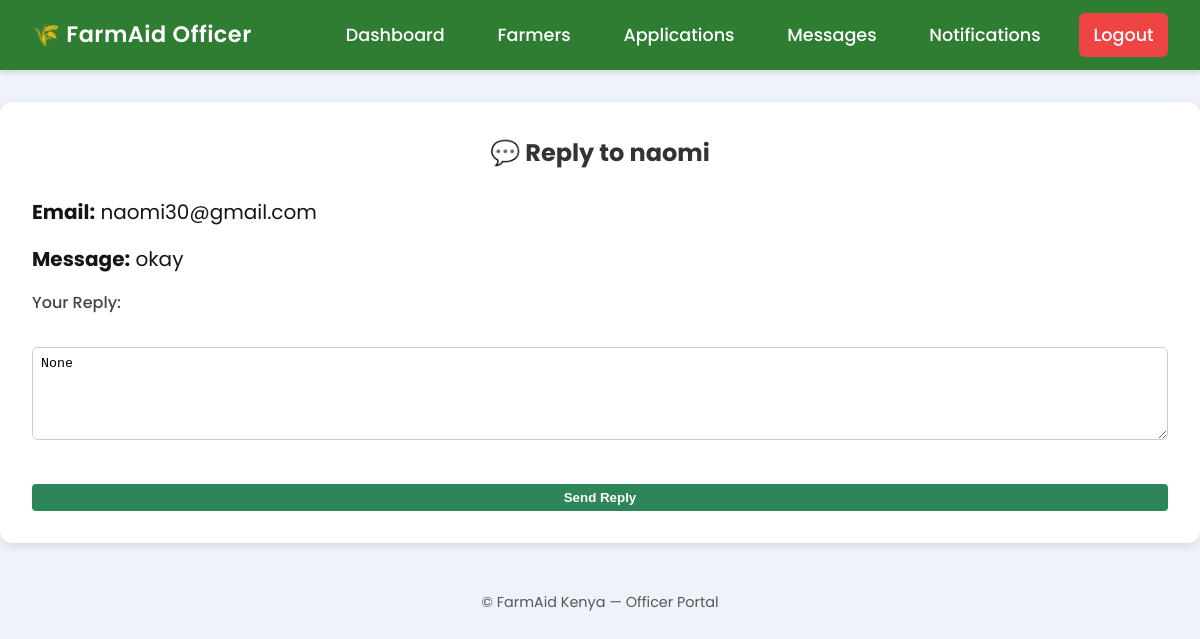
Page /officer/message/3/reply/ (signed in) on the committed database.
### core/models.py (models this page shows, shortened)
class ContactMessage(models.Model):
    name = models.CharField(max_length=100)
    email = models.EmailField()
    message = models.TextField()
    created_at = models.DateTimeField(auto_now_add=True)
    reply = models.TextField(blank=True, null=True)
    replied_by = models.ForeignKey(
        settings.AUTH_USER_MODEL,
        null=True,
        blank=True,
        on_delete=models.SET_NULL,
        related_name="replied_messages"
    )
    replied_at = models.DateTimeField(null=True, blank=True)
    is_reply_seen = models.BooleanField(default=False)

### core/views.py (the view, shortened to what this page needs)
# urls.py: path('officer/message/<int:message_id>/reply/', views.reply_message, name='reply_message'),
@login_required
def reply_message(request, message_id):
    msg = get_object_or_404(ContactMessage, id=message_id)
    return render(request, "officer/reply_message.html", {"msg": msg})

### core/templates/officer/reply_message.html (shortened to what this page needs)
{% extends "base_officer.html" %}
{% load static %}
{% block content %}
<link rel="stylesheet" href="{% static 'core/css/styles.css' %}">
<div class="officer-container">
  <h2>💬 Reply to {{ msg.name }}</h2>
  <p><strong>Email:</strong> {{ msg.email }}</p>
  <p><strong>Message:</strong> {{ msg.message }}</p>
  <form method="POST" class="reply-form">
    <label for="reply">Your Reply:</label><br>
    <textarea name="reply" id="reply" rows="5" required>{{ msg.reply }}</textarea><br><br>
    <button type="submit" class="btn">Send Reply</button>
  </form>
</div>
{% endblock %}

### core/static/core/css/styles.css (style rules this page uses)
* { margin: 0; padding: 0; box-sizing: border-box; }
body { margin: 0; font-family: "Segoe UI", Tahoma, Geneva, Verdana, sans-serif; color: #333; line-height: 1.6; background-color: #f9f9f9; }
h1, h2, h3 { font-weight: bold; margin-bottom: 15px; color: #000; }
p { margin-bottom: 15px; font-size: 20px; color: #161515; }
label { font-weight: bold; }
.btn { background: #007bff; color: white; border: none; padding: 10px 15px; border-radius: 10px; cursor: pointer; width: 100%; }
.btn { display: inline-block; padding: 10px 20px; margin-top: 10px; background-color: rgb(91, 174, 230); color: white; text-decoration: none; border-radius: 5px; }
body { background-color: #f8faf8; font-family: "Poppins", sans-serif; color: #333; }
h2 { font-weight: 600; color: #0d0d0e; text-align: center; margin-bottom: 20px; }
form label { font-weight: 500; color: #444; margin-bottom: 6px; display: block; }
h2 { text-align: center; font-weight: bold; color: #2c3e50; }
body { background-color: #f5f9ff; font-family: "Poppins", sans-serif; margin: 0; padding: 0; }
.btn { background-color: #42a5f5; color: #fff; padding: 0.8rem 1.6rem; border-radius: 10px; font-weight: 600; text-decoration: none; transition: background-color 0.3s ease, transform 0.3s ease; }
h2, h3 { text-align: center; color: #333; margin-bottom: 1.5rem; }
body { background-color: #f3f7fc; font-family: "Poppins", sans-serif; }
body { background-color: #eef3fb; font-family: "Poppins", sans-serif; }
.btn { background-color: #2d8659; color: white; padding: 6px 12px; border-radius: 4px; text-decoration: none; }
.reply-form textarea { width: 100%; padding: 8px; border: 1px solid #ccc; border-radius: 6px; }

### rows in the picture
ContactMessage: name "naomi", email "naomi30@gmail.com", message "okay", reply "None"
